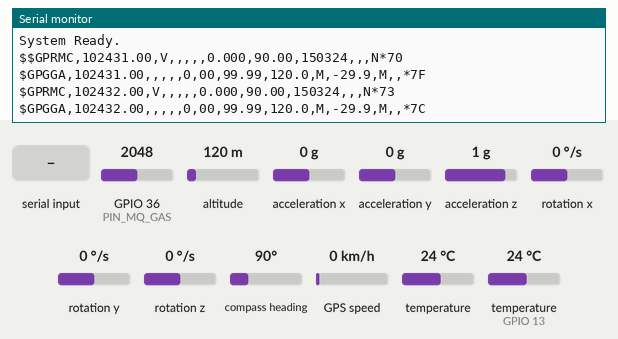
Simulated run of this program. Board: ESP32. Shown: the last lines printed to the serial monitor. Inputs (shaded band) come from the test bench; at power-on: altitude 120 m, temperature (sensor on GPIO 13) 24 °C, GPIO 36 (PIN_MQ_GAS) = 2048, acceleration x 0 g, acceleration y 0 g, acceleration z 1 g, rotation x 0 °/s, rotation y 0 °/s, rotation z 0 °/s, compass heading 90°, GPS speed 0 km/h, temperature 24 °C. The GPS gets a fix after 3 s at 37.7749, -122.4194 with 8 satellites.

Above: at 2.8 s.
2.9 s: altitude set to 500 m
At 5.0 s:
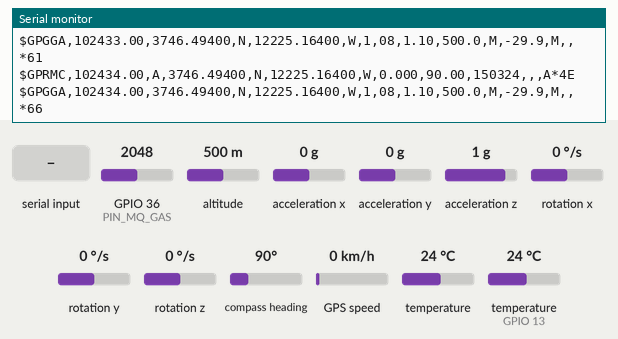
5.1 s: "1\n" received over the second serial link
At 6.2 s:
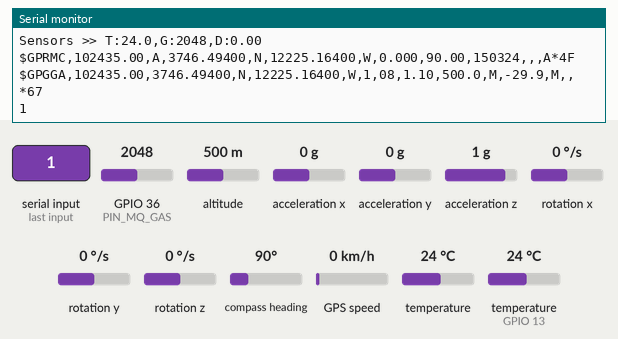
7.2 s: altitude set to 20 m
At 9.4 s:
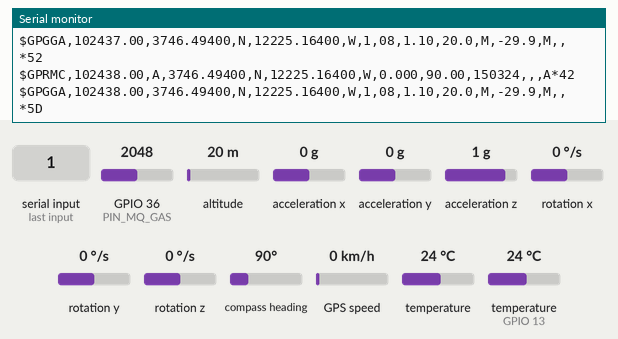
10.2 s: altitude set to 250 m
At 19.1 s:
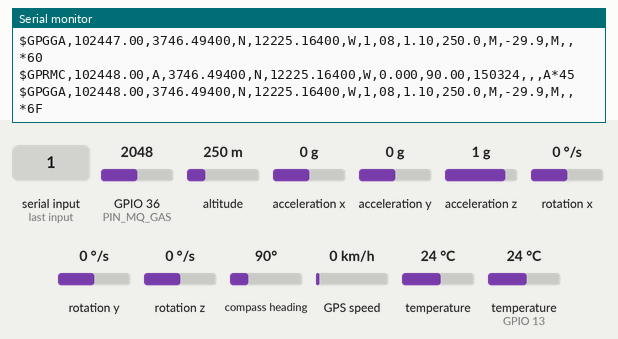
19.2 s: temperature (sensor on GPIO 13) set to 12 °C
At 20.3 s:
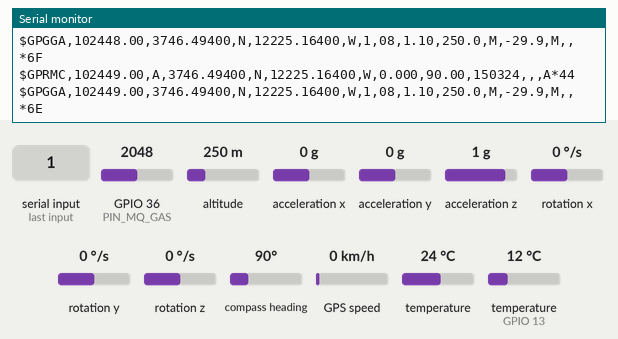
30.2 s: GPIO 36 (PIN_MQ_GAS) set to 2866
At 39.6 s:
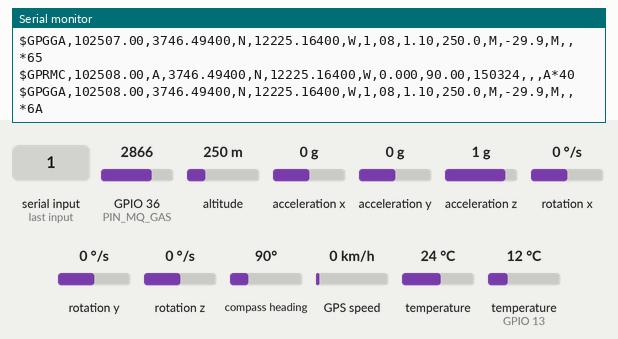

Measured:
- after the input at 2.9 s, the serial monitor: prints a new line after 0.73 s (image 1)
- after the input at 5.1 s, the serial monitor: prints a new line after 0.68 s (image 2)
- after the input at 7.2 s, the serial monitor: prints a new line after 0.58 s (image 3)
- after the input at 10.2 s, the serial monitor: prints a new line after 0.58 s (image 4)
- after the input at 30.2 s, the serial monitor: prints a new line after 0.57 s (image 6)

The program:

main.cpp
```cpp
#include <Arduino.h>
#include <OneWire.h>
#include <DallasTemperature.h>
#include <Adafruit_MPU6050.h>
#include <Adafruit_Sensor.h>
#include <Wire.h>
#include <TinyGPS++.h> // Install "TinyGPSPlus" library

// --- PIN DEFINITIONS ---
#define PIN_DS18B20 13 // (Left side, near VIN)
#define PIN_MQ_GAS  36 // (VP - Top Left)
#define RX_PIN      16 // To Controller TX
#define TX_PIN      17 // To Controller RX

// NEW: GPS Pins (Left side, right next to PIN 13/VIN)
#define GPS_RX_PIN  12 // Connect to GPS TX
#define GPS_TX_PIN  14 // Connect to GPS RX

// --- CONFIGURATION ---
#define DIST_SCALE 0.2
#define FRICTION 0.90

// --- OBJECTS ---
OneWire oneWire(PIN_DS18B20);
DallasTemperature sensors(&oneWire);
Adafruit_MPU6050 mpu;

// NEW: GPS Objects
TinyGPSPlus gps;
HardwareSerial gpsSerial(1); // Use UART 1

// --- VARIABLES ---
unsigned long previousMillis = 0;
const long interval = 5000;

// NEW: GPS Timer
unsigned long previousGpsMillis = 0;
const long gpsInterval = 30000; // 30 Seconds

// Physics Variables
float accelOffsetX = 0;
float velocityX = 0;
float distanceX = 0;
unsigned long lastTime = 0;

void setup() {
  Serial.begin(115200);

  // 1. Comm with Controller (Serial2)
  Serial2.begin(9600, SERIAL_8N1, RX_PIN, TX_PIN);

  // 2. Comm with GPS (Serial1)
  // We map Serial1 to pins 12 and 14
  gpsSerial.begin(9600, SERIAL_8N1, GPS_RX_PIN, GPS_TX_PIN);

  pinMode(PIN_MQ_GAS, INPUT);
  sensors.begin();

  if (!mpu.begin()) {
    Serial.println("MPU6050 not found!");
    while (1) delay(10);
  }

  mpu.setAccelerometerRange(MPU6050_RANGE_2_G);
  mpu.setGyroRange(MPU6050_RANGE_500_DEG);
  mpu.setFilterBandwidth(MPU6050_BAND_21_HZ);

  Serial.println("Calibrating MPU... Keep still!");
  delay(1000);

  float totalX = 0;
  for(int i=0; i<50; i++) {
    sensors_event_t a, g, temp;
    mpu.getEvent(&a, &g, &temp);
    totalX += a.acceleration.x;
    delay(10);
  }
  accelOffsetX = totalX / 50.0;
  Serial.println("System Ready.");

  lastTime = millis();
}

void loop() {
  // --- 1. ALWAYS READ GPS ---
  // Must feed the object constantly to get data
  while (gpsSerial.available() > 0) {
    char c = gpsSerial.read();
    Serial.write(c);
    gps.encode(c);
  }

  unsigned long currentMillis = millis();

  // --- 2. PHYSICS ENGINE ---
  sensors_event_t a, g, temp;
  mpu.getEvent(&a, &g, &temp);

  float accelX = a.acceleration.x - accelOffsetX;
  if (abs(accelX) < 0.15) accelX = 0;

  float dt = (currentMillis - lastTime) / 1000.0;
  lastTime = currentMillis;

  velocityX = (velocityX * FRICTION) + (accelX * dt);
  float stepDistance = velocityX * dt;

  if (abs(velocityX) > 0.05) {
     distanceX += abs(stepDistance) * DIST_SCALE;
  }

  // --- 3. SENSOR REPORT (5 SEC) ---
  if (currentMillis - previousMillis >= interval) {
    previousMillis = currentMillis;

    sensors.requestTemperatures();
    float tempC = sensors.getTempCByIndex(0);
    int gasRaw = analogRead(PIN_MQ_GAS);

    // Packet: T:25.5,G:120,D:10.5
    String dataPacket = "T:" + String(tempC, 1) +
                        ",G:" + String(gasRaw) +
                        ",D:" + String(distanceX, 2) + "\n";

    Serial2.print(dataPacket);
    Serial.print("Sensors >> "); Serial.print(dataPacket);
  }

  // --- 4. GPS REPORT (60 SEC) ---
  if (currentMillis - previousGpsMillis >= gpsInterval) {
    previousGpsMillis = currentMillis;

    if (gps.location.isValid()) {
      // Packet: L:10.123456,101.123456
      String gpsPacket = "L:" + String(gps.location.lat(), 6) +
                         "," + String(gps.location.lng(), 6) + "\n";

      Serial2.print(gpsPacket);
      Serial.print("GPS >> "); Serial.println(gpsPacket);
    } else {
      Serial.println("GPS: Searching for satellites...");
    }
  }
}
```
